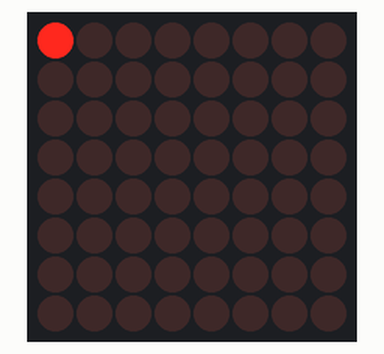
Recording of a sketch running on a simulated Arduino Uno, built with avr-gcc and run on an emulated ATmega328P. Shown: 8×8 LED matrix.

Above: at 0.05 s.
At 0.85 s:
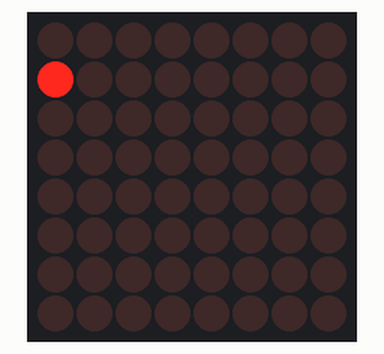
At 1.76 s:
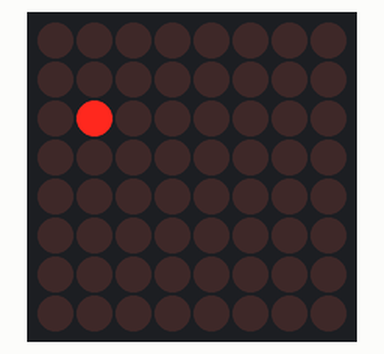
At 3.47 s:
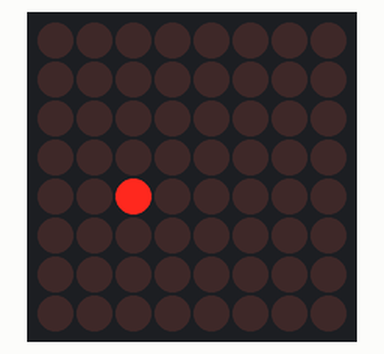
At 5.19 s:
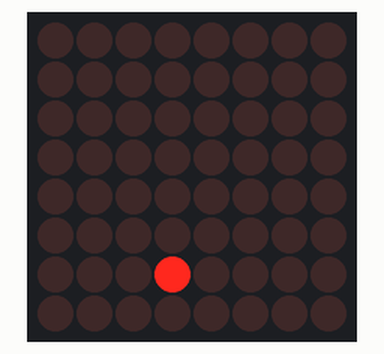
At 7.0 s:
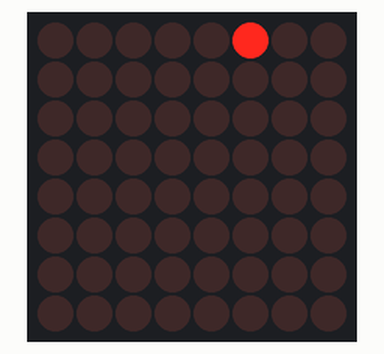

Measured:
- by itself, everything shown: repeats every 6.5 s, in 64 steps

The sketch:

example1.ino.ino
```cpp
#include <MaxMatrix.h>
#include <avr/pgmspace.h>

int data = 2;
int load = 3;
int clock = 4;
MaxMatrix matrix(data, load, clock, 1);

void setup()
{
  matrix.init();
  matrix.setIntensity(8);
  Serial.begin(9600);
  matrix.setDot(0,0,1);
}

void loop()
{
  for(int i=0;i<8;i++){
    for(int j=0;j<8;j++){
      matrix.setDot(j,i,1);
      delay(100);
      matrix.clear();
    }
  }
}
```
